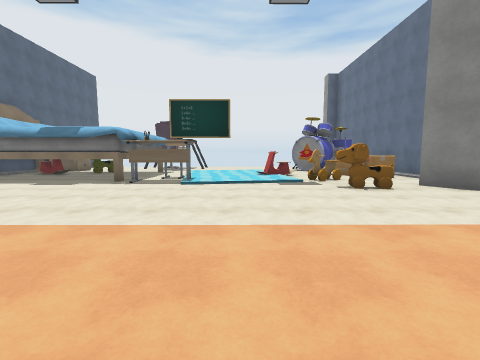
[1] (above)

17 first-person views from a walk through a Unity game level. The camera is 1.5 m above the floor, tilts 6° down and sees 90° across. The floor is counted in squares, 2 m on a side. Each view is taken from the middle of a square. On the plan, view 1 faces up. The plan holds only what a view shows up to about 9 squares ahead; the rest is blank. The place goes on beyond the plan. Some surface patterns are stand-ins.

[2]
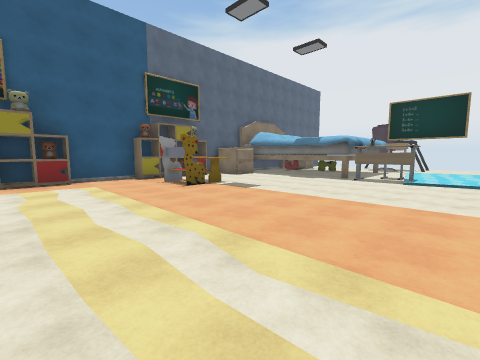

[3]
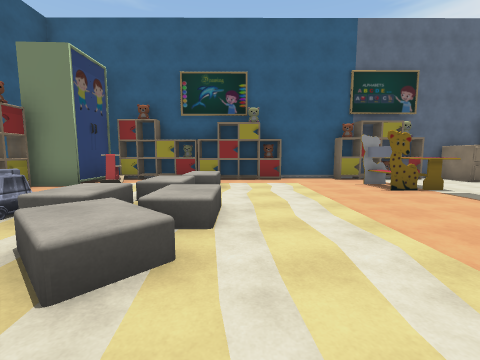

[4]
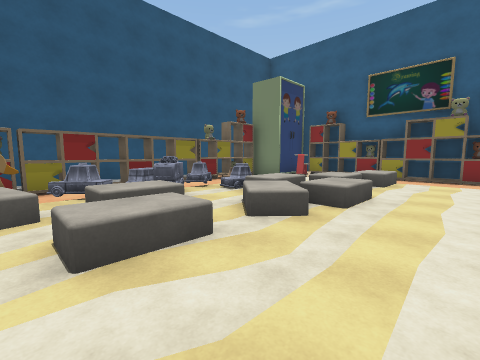

[5]
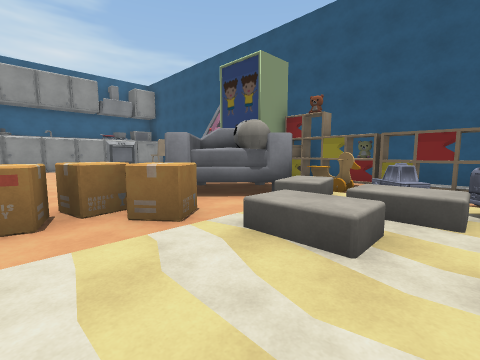

[6]
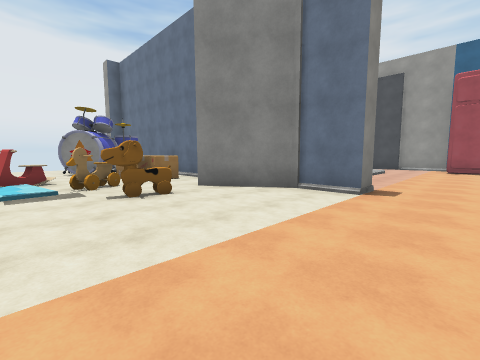

[7]
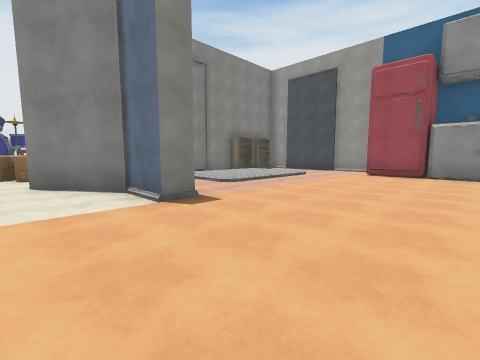

[8]
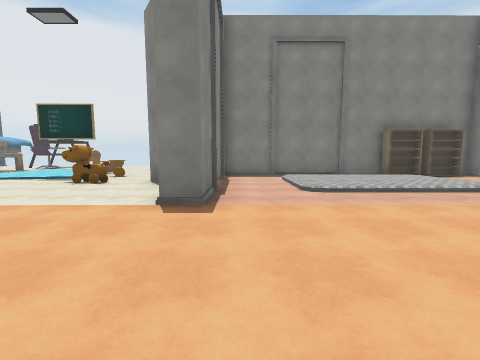

[9]
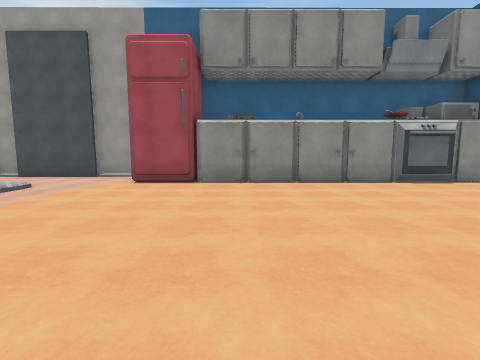

[10]
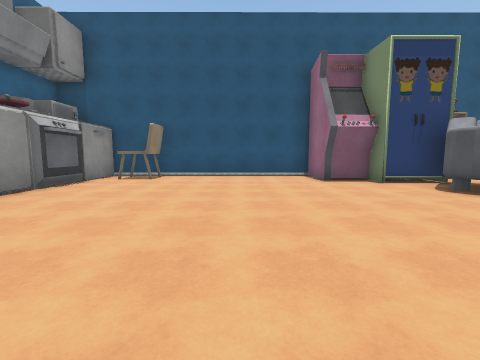

[11]
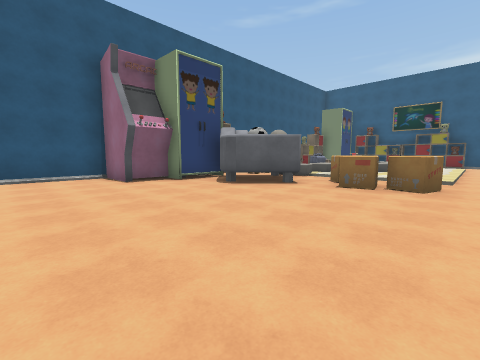

[12]
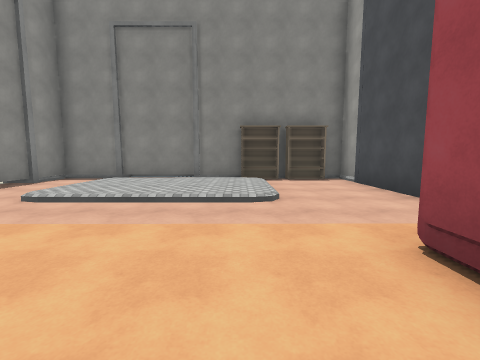

[13]
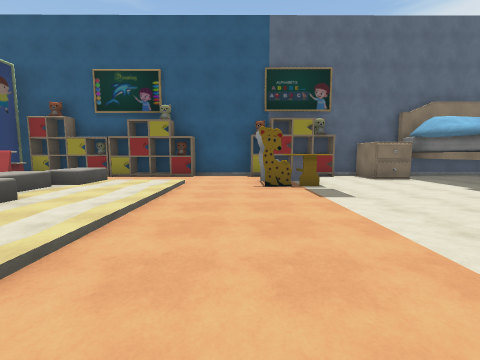

[14]
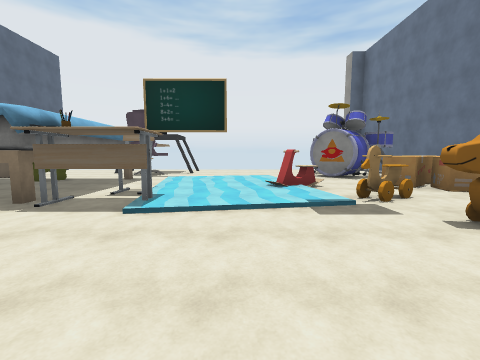

[15]
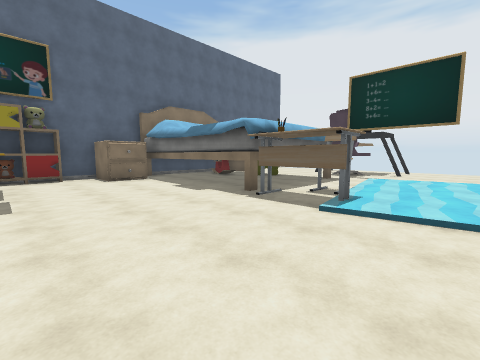

[16]
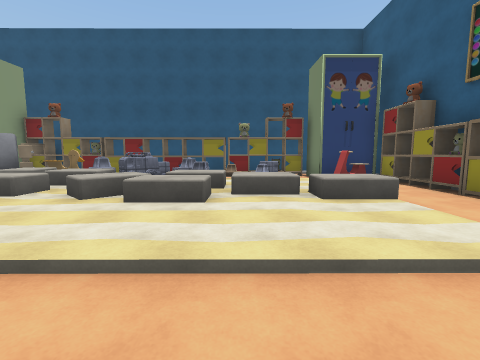

[17]
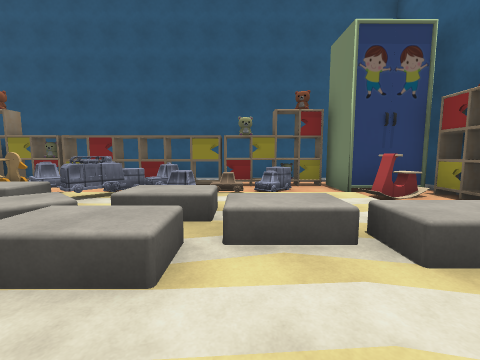

### Floor plan
Key: @ floor where view 1 was taken; # wall or solid block; x gap in a wall; . main floor; : floor 0.25 m higher than the main floor; / step, stairs or slope; = window, fence, low wall or low ledge; ^ raised ledge; B box; I bike; C car; F fridge; R drum; K bookshelf; H chair; O other object.
Columns run from 9 left of view 1 to 16 right of it. Each row starts with its distance up from view 1.
 15         ..
 14        x..
 13       ....
 12  O .. #... .#  #
 11  O .....///.##R#
 10 #  ###./::/...B#
  9 ###   ./:::=.BB#
  8 # #   .^::#...B###########
  7 ########:::II..#..  ..KK.#
  6 #O......//....##..::::...#
  5 #.............##..::::...#
  4 #..............#..::::...#
  3 #.OO...........#.........#
  2 #.OO....................
  1 #......................#F
  0 #........@.............#
 -1 #..:::::::/.B..........#
 -2 #..:::::::/BB..........#
 -3 #..OOOOOOO/B...........#
 -4 #..:::OOOO/.##.........#
 -5 #..:::CCCOO###.........#
 -6 #.#//OC.CCIIO#.........#
 -7 ###.C........O##.......#
 -8   #^^^##^####O #.....H.#
 -9   ###########  #########

Positions as (right, up) in squares from view 1, and headings:
1: (0, 0), facing up
2: (0, -2), facing up-left
3: (0, -2), facing left
4: (1, -1), facing down-left
5: (-1, -1), facing down-right
6: (1, 1), facing up-right
7: (4, -1), facing up-right
8: (7, -1), facing up
9: (7, -1), facing right
10: (9, 0), facing down
11: (9, 0), facing down-left
12: (12, 0), facing up
13: (0, 1), facing left
14: (0, 3), facing up
15: (0, 3), facing up-left
16: (-4, 1), facing down
17: (-4, -1), facing down
